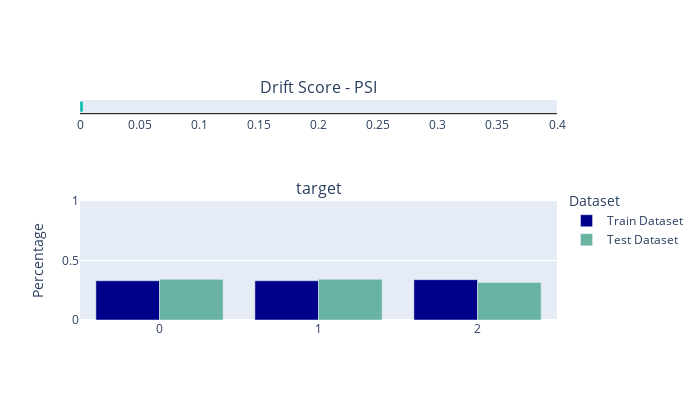

Notebook code cell kept with this figure:
### Code cell
check = TrainTestLabelDrift()
result = check.run(ds_train, ds_test)
result

### Figure 1 — Plotly figure (JSON) as saved in the notebook; plotly's stock layout.template omitted (floating-point values rounded to 4 significant figures)
{"data": [{"base": 0, "marker": {"color": "#01B8AA"}, "offsetgroup": "0", "orientation": "h", "showlegend": false, "type": "bar", "x": [0.002507], "xaxis": "x", "y": ["Drift Score"], "yaxis": "y"}, {"marker": {"color": "darkblue"}, "name": "Train Dataset", "type": "bar", "x": [0, 1, 2], "xaxis": "x2", "y": [0.3304, 0.3304, 0.3393], "yaxis": "y2"}, {"marker": {"color": "#69b3a2"}, "name": "Test Dataset", "type": "bar", "x": [0, 1, 2], "xaxis": "x2", "y": [0.3421, 0.3421, 0.3158], "yaxis": "y2"}], "layout": {"annotations": [{"font": {"size": 16}, "showarrow": false, "text": "Drift Score - PSI", "x": 0.5, "xanchor": "center", "xref": "paper", "y": 1, "yanchor": "bottom", "yref": "paper"}, {"font": {"size": 16}, "showarrow": false, "text": "target", "x": 0.5, "xanchor": "center", "xref": "paper", "y": 0.54, "yanchor": "bottom", "yref": "paper"}], "height": 400, "legend": {"title": {"text": "Dataset"}, "y": 0.6, "yanchor": "top"}, "width": 700, "xaxis": {"anchor": "y", "domain": [0, 1], "dtick": 0.05, "fixedrange": true, "gridcolor": "black", "linecolor": "black", "range": [0, 0.4], "showgrid": false}, "xaxis2": {"anchor": "y2", "domain": [0, 1], "type": "category"}, "yaxis": {"anchor": "x", "color": "black", "domain": [0.94, 1], "fixedrange": true, "showgrid": false, "showline": false, "showticklabels": false, "zeroline": false}, "yaxis2": {"anchor": "x2", "domain": [0, 0.54], "fixedrange": true, "range": [0, 1], "title": {"text": "Percentage"}}}}
